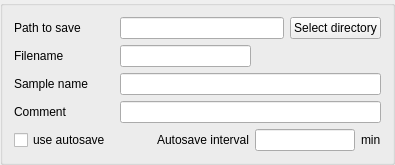
           <widget class="QGroupBox" name="fileBox">
            <property name="title">
             <string/>
            </property>
            <layout class="QVBoxLayout" name="verticalLayout_2">
             <item>
              <layout class="QHBoxLayout" name="horizontalLayout_4">
               <item>
                <widget class="QLabel" name="pathLabel">
                 <property name="minimumSize">
                  <size>
                   <width>100</width>
                   <height>0</height>
                  </size>
                 </property>
                 <property name="text">
                  <string>Path to save</string>
                 </property>
                </widget>
               </item>
               <item>
                <widget class="QLineEdit" name="lineEdit_path"/>
               </item>
               <item>
                <widget class="QPushButton" name="directoryButton">
                 <property name="text">
                  <string>Select directory</string>
                 </property>
                </widget>
               </item>
              </layout>
             </item>
             <item>
              <layout class="QHBoxLayout" name="horizontalLayout_5">
               <item>
                <widget class="QLabel" name="filenameLabel">
                 <property name="minimumSize">
                  <size>
                   <width>100</width>
                   <height>0</height>
                  </size>
                 </property>
                 <property name="text">
                  <string>Filename</string>
                 </property>
                </widget>
               </item>
               <item>
                <widget class="QLineEdit" name="lineEdit_filename"/>
               </item>
               <item>
                <spacer name="horizontalSpacer_5">
                 <property name="orientation">
                  <enum>Qt::Orientation::Horizontal</enum>
                 </property>
                 <property name="sizeHint" stdset="0">
                  <size>
                   <width>40</width>
                   <height>20</height>
                  </size>
                 </property>
                </spacer>
               </item>
              </layout>
             </item>
             <item>
              <layout class="QHBoxLayout" name="horizontalLayout_6">
               <item>
                <widget class="QLabel" name="sampleName_label">
                 <property name="minimumSize">
                  <size>
                   <width>100</width>
                   <height>0</height>
                  </size>
                 </property>
                 <property name="text">
                  <string>Sample name</string>
                 </property>
                </widget>
               </item>
               <item>
                <widget class="QLineEdit" name="lineEdit_sampleName"/>
               </item>
              </layout>
             </item>
             <item>
              <layout class="QHBoxLayout" name="horizontalLayout_7">
               <item>
                <widget class="QLabel" name="label_comment">
                 <property name="minimumSize">
                  <size>
                   <width>100</width>
                   <height>0</height>
                  </size>
                 </property>
                 <property name="text">
                  <string>Comment</string>
                 </property>
                </widget>
               </item>
               <item>
                <widget class="QLineEdit" name="lineEdit_comment">
                 <property name="minimumSize">
                  <size>
                   <width>0</width>
                   <height>0</height>
                  </size>
                 </property>
                </widget>
               </item>
              </layout>
             </item>
             <item>
              <layout class="QHBoxLayout" name="horizontalLayout">
               <item>
                <widget class="QCheckBox" name="autosaveCheckBox">
                 <property name="text">
                  <string>use autosave</string>
                 </property>
                </widget>
               </item>
               <item>
                <spacer name="horizontalSpacer_3">
                 <property name="orientation">
                  <enum>Qt::Orientation::Horizontal</enum>
                 </property>
                 <property name="sizeHint" stdset="0">
                  <size>
                   <width>40</width>
                   <height>20</height>
                  </size>
                 </property>
                </spacer>
               </item>
               <item>
                <widget class="QLabel" name="autosaveIntervalLable">
                 <property name="text">
                  <string>Autosave interval</string>
                 </property>
                </widget>
               </item>
               <item>
                <widget class="QLineEdit" name="autosaveLineEdit">
                 <property name="maximumSize">
                  <size>
                   <width>100</width>
                   <height>16777215</height>
                  </size>
                 </property>
                </widget>
               </item>
               <item>
                <widget class="QLabel" name="autosaveintervalUnitslabel">
                 <property name="text">
                  <string>min</string>
                 </property>
                </widget>
               </item>
              </layout>
             </item>
            </layout>
           </widget>
